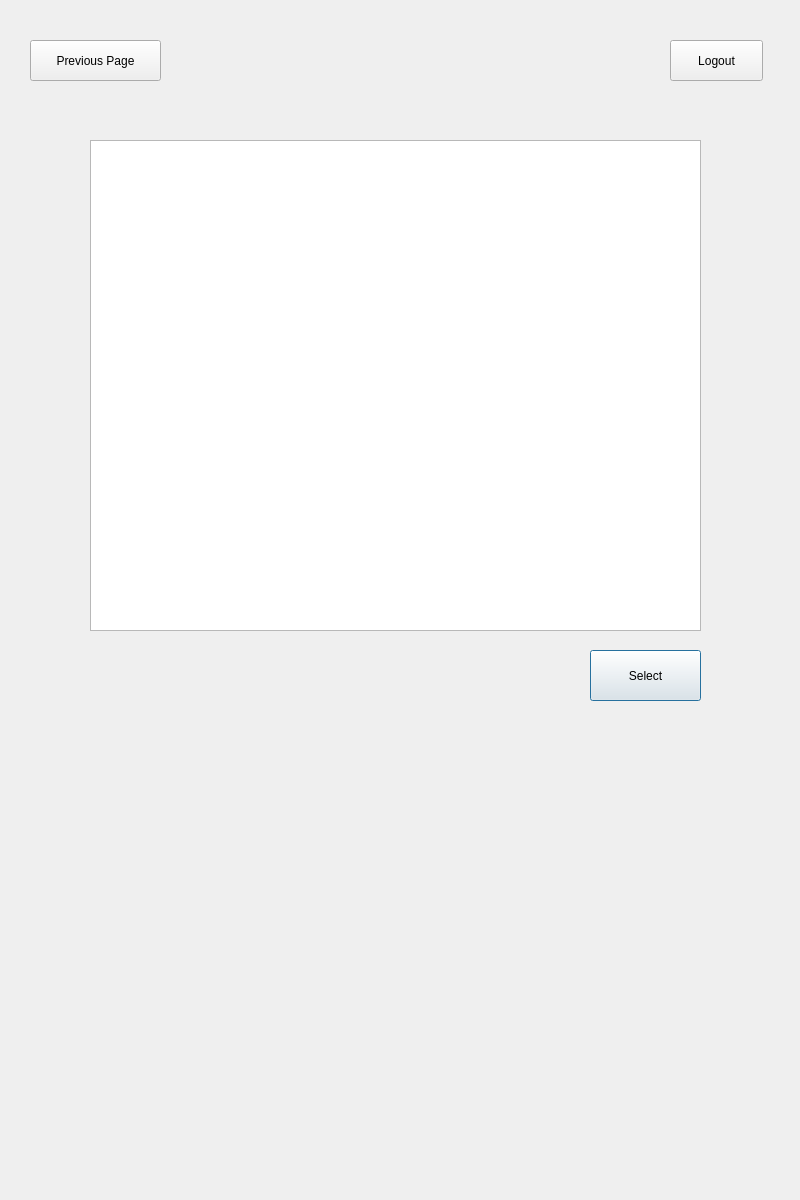
<?xml version="1.0" encoding="UTF-8"?>
<ui version="4.0">
 <class>diaLogin</class>
 <widget class="QDialog" name="diaLogin">
  <property name="geometry">
   <rect>
    <x>0</x>
    <y>0</y>
    <width>800</width>
    <height>1200</height>
   </rect>
  </property>
  <property name="windowTitle">
   <string>Dialog</string>
  </property>
  <widget class="QWidget" name="selectButton" native="true">
   <property name="geometry">
    <rect>
     <x>0</x>
     <y>-20</y>
     <width>800</width>
     <height>1200</height>
    </rect>
   </property>
   <property name="styleSheet">
    <string notr="true">QWidget#widget{
background-color:qlineargradient(spread:pad, x1:1, y1:0.982409, x2:1, y2:0, stop:0 rgba(0, 170, 255, 255), stop:1 rgba(255, 255, 255, 255))}</string>
   </property>
   <widget class="QPushButton" name="login">
    <property name="geometry">
     <rect>
      <x>590</x>
      <y>670</y>
      <width>111</width>
      <height>51</height>
     </rect>
    </property>
    <property name="styleSheet">
     <string notr="true">font: 16pt &quot;MS Shell Dlg 2&quot;;</string>
    </property>
    <property name="text">
     <string>Select</string>
    </property>
   </widget>
   <widget class="QTableWidget" name="tableWidget">
    <property name="geometry">
     <rect>
      <x>90</x>
      <y>160</y>
      <width>611</width>
      <height>491</height>
     </rect>
    </property>
   </widget>
   <widget class="QPushButton" name="prevButton">
    <property name="geometry">
     <rect>
      <x>30</x>
      <y>60</y>
      <width>131</width>
      <height>41</height>
     </rect>
    </property>
    <property name="styleSheet">
     <string notr="true">font: 12pt &quot;MS Shell Dlg 2&quot;;</string>
    </property>
    <property name="text">
     <string>Previous Page</string>
    </property>
   </widget>
   <widget class="QPushButton" name="logoutButton">
    <property name="geometry">
     <rect>
      <x>670</x>
      <y>60</y>
      <width>93</width>
      <height>41</height>
     </rect>
    </property>
    <property name="styleSheet">
     <string notr="true">font: 12pt &quot;MS Shell Dlg 2&quot;;</string>
    </property>
    <property name="text">
     <string>Logout</string>
    </property>
   </widget>
  </widget>
 </widget>
 <resources/>
 <connections/>
</ui>
